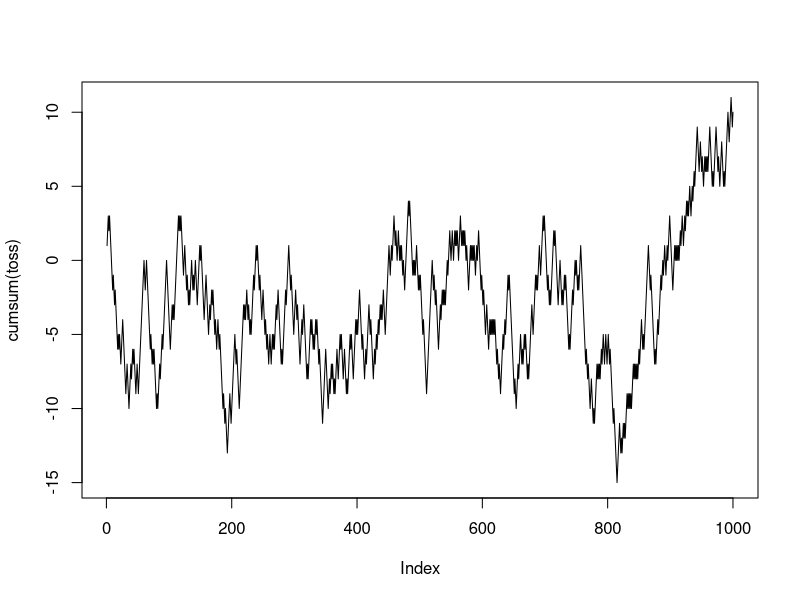

This figure's R source:
calculate.probabilty.of.sequence <- function(cointossSequence="HHT", ...) {
	samples <- sample(c(-1,1), 1000, replace = TRUE)
	print(samples)
}

toss <- calculate.probabilty.of.sequence("HH")

plot(cumsum(toss), type="l")
